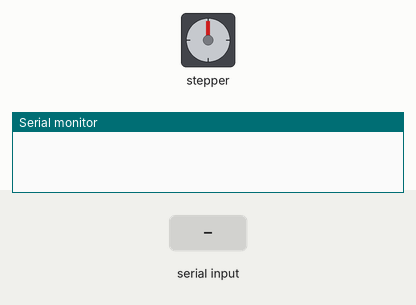
Simulated run of this sketch. Board: Arduino Uno, built with avr-gcc and run on an emulated ATmega328P. On the bench: stepper motor, the last lines printed to the serial monitor. Wiring (inferred from the names in the program): stepper motor (2048 steps per turn assumed): coils pin 8, pin 9, pin 10, pin 11. Inputs (shaded band) come from the test bench.

Above: at 1.2 s.
1.3 s: "90,45\n" received over Serial
At 1.48 s:
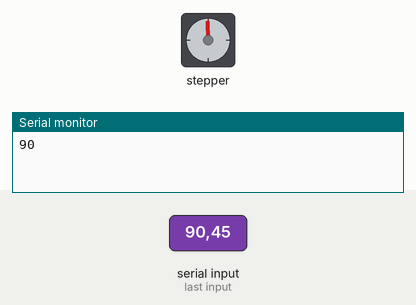
At 2.9 s:
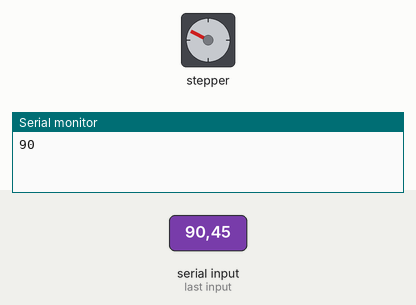
3.5 s: "200\n" received over Serial
At 5.4 s:
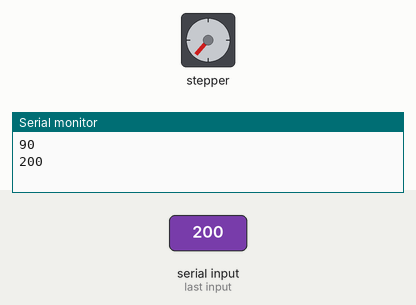
Timing chart, 0 to 6.9 s (numbered marks = the images above; inputs shaded):
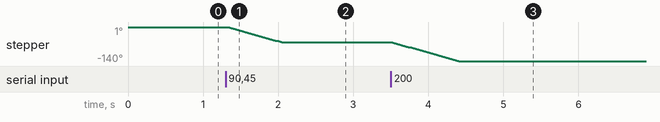

The sketch:

Arduino_App.ino
```cpp
#define pin1  8 //pins 8 through to 11 are the pins used on the board for the four pin connections to the stepper motor
#define pin2  9
#define pin3  10
#define pin4  11
#define delaytime 2   //delay time in ms to control the stepper motor delaytime.
// tests showed that 8 is about the fastest that can yield reliable operation w/o missing steps
char unChar;
String readString; //We assign the word readString to a string variable
float numberOfSteps = 0;
int serialData = 0;

void setup() {
  pinMode(pin1, OUTPUT);
  pinMode(pin2, OUTPUT);
  pinMode(pin3, OUTPUT);
  pinMode(pin4, OUTPUT);
  Serial.begin(9600); //initialize serial communication
}

void loop() {
  while (Serial.available()) {  //The availability of the serial port is verified through a loop
    delay(3);
    char c = Serial.read();  // The characters that enter through the port are read
    readString += c;         // accumulate each of the characters in readString
  }
  if (readString.length() > 0) { // It is verified that the variable contains information
    Serial.println(readString.toInt());  // whatever the variable has is sent
    serialData = readString.toInt();
  }
  while (serialData > numberOfSteps) {
    backward();
    delayMicroseconds(40);
    numberOfSteps = numberOfSteps + 1;
  }
  while (serialData < numberOfSteps) {
    forward();
    delayMicroseconds(40);
    numberOfSteps = numberOfSteps - 1;
  }
  if (readString == "SET") {
    numberOfSteps = 0;
    serialData = 0;
  }
  readString = ""; // clear the variable by adding blank value
}
```

Functions.ino
```cpp
//Function to control each pin of stepper motor
void Step_A(){
  digitalWrite(pin1, HIGH);//turn on coil 1
  digitalWrite(pin2, HIGH);
  digitalWrite(pin3, LOW);
  digitalWrite(pin4, LOW);
}
void Step_B(){
  digitalWrite(pin1, LOW);
  digitalWrite(pin2, HIGH);//turn on coil 2
  digitalWrite(pin3, HIGH);
  digitalWrite(pin4, LOW);
}
void Step_C(){
  digitalWrite(pin1, LOW);
  digitalWrite(pin2, LOW);
  digitalWrite(pin3, HIGH); //turn on coil 3
  digitalWrite(pin4, HIGH);
}
void Step_D(){
  digitalWrite(pin1, HIGH);
  digitalWrite(pin2, LOW);
  digitalWrite(pin3, LOW);
  digitalWrite(pin4, HIGH); //turn on coil 4
}
void step_OFF(){
  digitalWrite(pin1, LOW); //power all coils down
  digitalWrite(pin2, LOW);
  digitalWrite(pin3, LOW);
  digitalWrite(pin4, LOW);
}

//these functions run the above configurations in forward and reverse order
//the direction of a stepper motor depends on the order in which the coils are turned on.
void forward(){//one tooth forward
  Step_A();
  delay(delaytime);
  Step_B();
  delay(delaytime);
  Step_C();
  delay(delaytime);
  Step_D();
  delay(delaytime);
}
void backward(){//one tooth backward
  Step_C();
  delay(delaytime);
  Step_B();
  delay(delaytime);
  Step_A();
  delay(delaytime);
  Step_D();
  delay(delaytime);
}
```

Measured:
- after the input at 1.3 s, stepper: turns 63° counter-clockwise in 0.72 s, starting at once
- after the input at 3.5 s, stepper: turns 77° counter-clockwise in 0.88 s, starting at once
